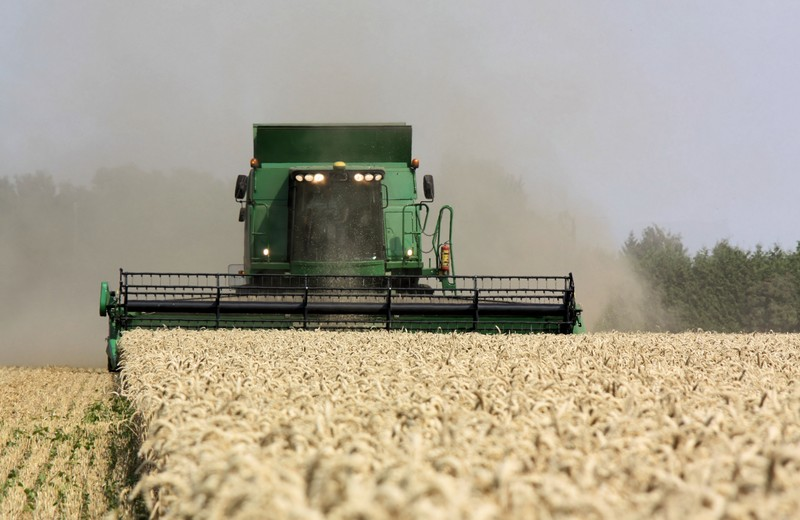
#> input picture assets/images/equipment/cat-harvesting.jpg, 800 x 520 px, given in place of trailer_real.jpg, which was not available
$ python process_equipment_images.py
#> lines starting #> are read from the running program, lines starting #| are printed output that depends on the picture
from PIL import Image
import os

brain_dir = "C:/Users/Sanjai/.gemini/antigravity/brain/043b14ed-505b-4860-b100-d2e67549e96e"

def crop_and_save(src_path, filename):
#> called with src_path = 'trailer_real.jpg', filename = 'tractor-trailer-real.jpg'
    im = Image.open(src_path)
#> im is the input picture: PIL image 800x520 RGB; mean R, G, B 170.9, 162.8, 143.8
    target_w, target_h = 800, 500  # 16:10 standard card aspect ratio
    target_ratio = target_w / target_h
    im_ratio = im.width / im.height
#> im_ratio = 1.54

    if im_ratio > target_ratio:
        new_w = int(target_ratio * im.height)
        left = (im.width - new_w) // 2
        box = (left, 0, left + new_w, im.height)
    else:
        new_h = int(im.width / target_ratio)
#> new_h = 500
        top = (im.height - new_h) // 2
#> top = 10
        box = (0, top, im.width, top + new_h)
#> box = (0, 10, 800, 510)

    cropped = im.crop(box).resize((target_w, target_h), Image.Resampling.LANCZOS)
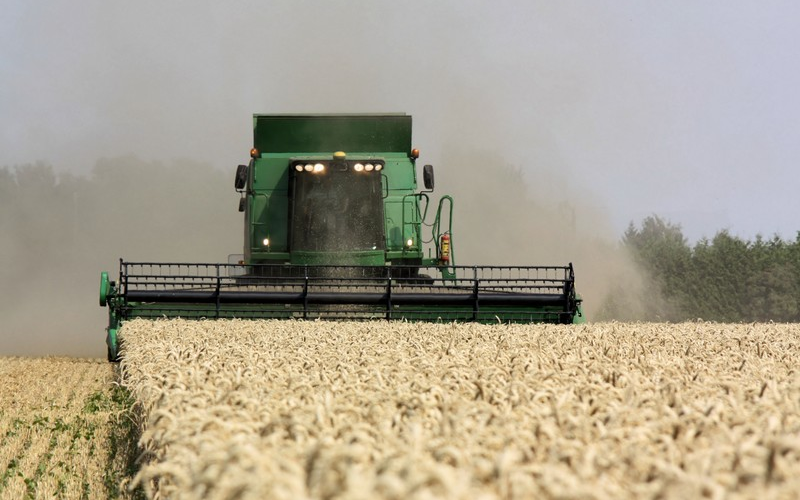
#> cropped: PIL image 800x500 RGB; mean R, G, B 170.1, 162, 143

    dst_assets = os.path.join("assets/images/equipment", filename)
    dst_brain = os.path.join(brain_dir, filename)
    cropped.save(dst_assets, "JPEG", quality=90)
    cropped.save(dst_brain, "JPEG", quality=90)
    print(f"Saved {filename} ({target_w}x{target_h})")

crop_and_save("trailer_real.jpg", "tractor-trailer-real.jpg")
crop_and_save("boom_sprayer.jpg", "agricultural-sprayer-real.jpg")
#> call 2 of crop_and_save, with src_path = 'boom_sprayer.jpg', filename = 'agricultural-sprayer-real.jpg'
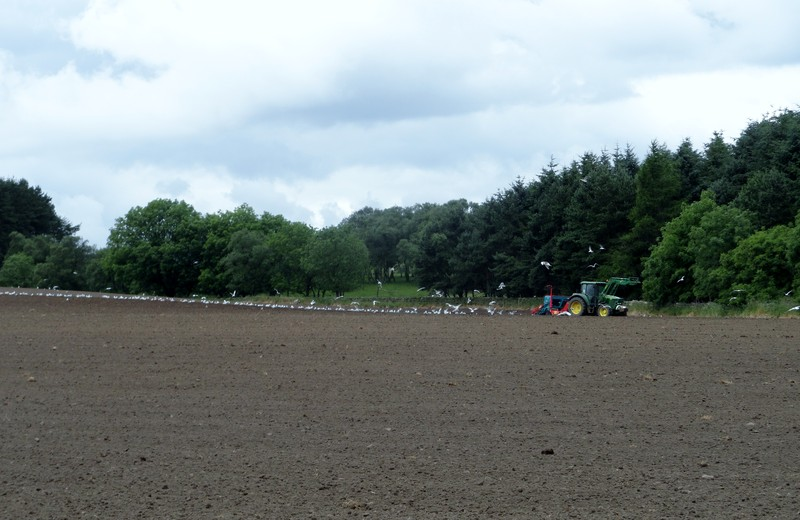
#> input picture assets/images/equipment/cat-sowing.jpg, 800 x 520 px, given in place of boom_sprayer.jpg, which was not available
#> in crop_and_save, im is the input picture: PIL image 800x520 RGB; mean R, G, B 124.4, 133.4, 132.2
#> in crop_and_save (call 2), `cropped = im.crop(box).resize((target_w, target_h), Image.Resampling.L..`:
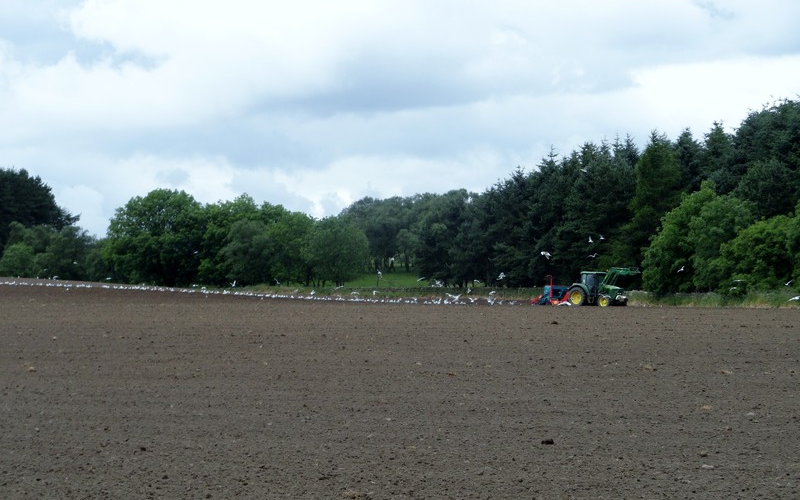
#> cropped: PIL image 800x500 RGB; mean R, G, B 122.9, 132.1, 130.9
crop_and_save("assets/images/equipment/john-deere-5310.jpg", "heavy-tractor-john-deere.jpg")
#> call 3 of crop_and_save, with filename = 'heavy-tractor-john-deere.jpg'
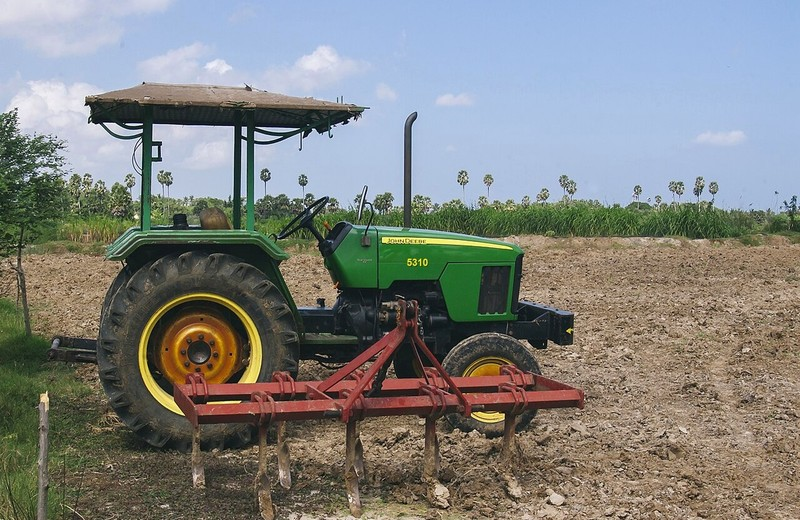
#> input picture assets/images/equipment/john-deere-5310.jpg, 800 x 520 px, found by its file name
#> in crop_and_save, im is the input picture: PIL image 800x520 RGB; mean R, G, B 128.2, 130.3, 127.1
#> in crop_and_save (call 3), `cropped = im.crop(box).resize((target_w, target_h), Image.Resampling.L..`:
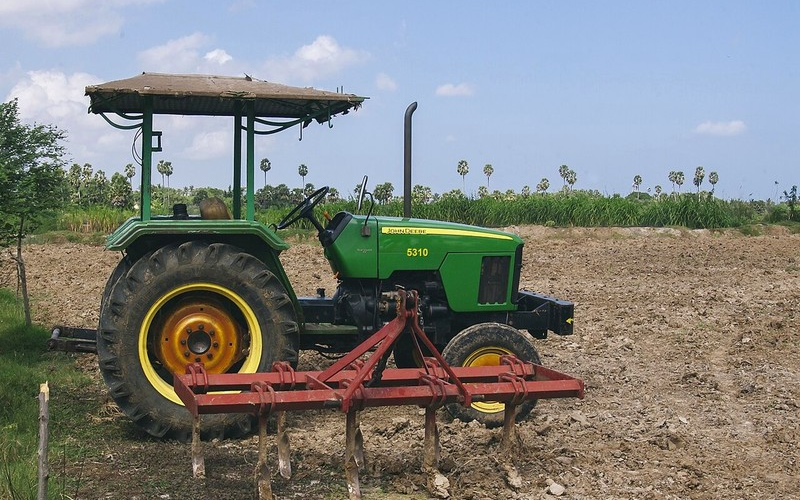
#> cropped: PIL image 800x500 RGB; mean R, G, B 127.4, 129.3, 125.7
